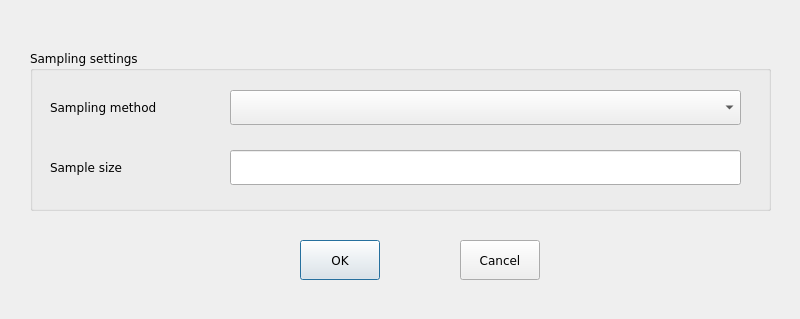
<?xml version="1.0" encoding="UTF-8"?>
<ui version="4.0">
 <class>SamplingSettings</class>
 <widget class="QDialog" name="SamplingSettings">
  <property name="geometry">
   <rect>
    <x>0</x>
    <y>0</y>
    <width>800</width>
    <height>319</height>
   </rect>
  </property>
  <property name="font">
   <font>
    <family>Verdana</family>
   </font>
  </property>
  <property name="windowTitle">
   <string>Sampling Settings</string>
  </property>
  <widget class="QPushButton" name="OK">
   <property name="geometry">
    <rect>
     <x>300</x>
     <y>240</y>
     <width>80</width>
     <height>40</height>
    </rect>
   </property>
   <property name="text">
    <string>OK</string>
   </property>
  </widget>
  <widget class="QPushButton" name="cancel">
   <property name="geometry">
    <rect>
     <x>460</x>
     <y>240</y>
     <width>80</width>
     <height>40</height>
    </rect>
   </property>
   <property name="text">
    <string>Cancel</string>
   </property>
  </widget>
  <widget class="QGroupBox" name="groupBox">
   <property name="geometry">
    <rect>
     <x>30</x>
     <y>50</y>
     <width>741</width>
     <height>161</height>
    </rect>
   </property>
   <property name="title">
    <string>Sampling settings</string>
   </property>
   <widget class="QComboBox" name="splMethod">
    <property name="geometry">
     <rect>
      <x>200</x>
      <y>40</y>
      <width>511</width>
      <height>35</height>
     </rect>
    </property>
   </widget>
   <widget class="QLabel" name="label">
    <property name="geometry">
     <rect>
      <x>20</x>
      <y>40</y>
      <width>181</width>
      <height>35</height>
     </rect>
    </property>
    <property name="text">
     <string>Sampling method</string>
    </property>
   </widget>
   <widget class="QLabel" name="label_2">
    <property name="geometry">
     <rect>
      <x>20</x>
      <y>100</y>
      <width>181</width>
      <height>35</height>
     </rect>
    </property>
    <property name="text">
     <string>Sample size</string>
    </property>
   </widget>
   <widget class="QLineEdit" name="splSize">
    <property name="geometry">
     <rect>
      <x>200</x>
      <y>100</y>
      <width>511</width>
      <height>35</height>
     </rect>
    </property>
   </widget>
  </widget>
 </widget>
 <resources/>
 <connections/>
</ui>
